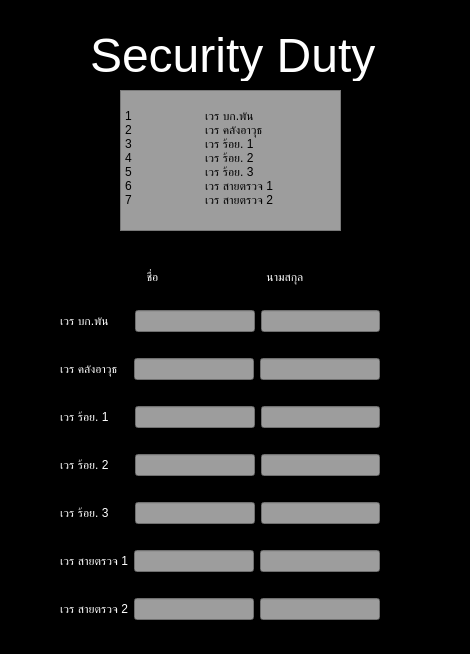
<?xml version="1.0" encoding="UTF-8"?>
<ui version="4.0">
 <class>MainWindow</class>
 <widget class="QMainWindow" name="MainWindow">
  <property name="geometry">
   <rect>
    <x>0</x>
    <y>0</y>
    <width>470</width>
    <height>654</height>
   </rect>
  </property>
  <property name="windowTitle">
   <string>MainWindow</string>
  </property>
  <property name="styleSheet">
   <string notr="true">background-color: rgb(0, 0, 0);</string>
  </property>
  <widget class="QWidget" name="centralwidget">
   <widget class="QLabel" name="title">
    <property name="geometry">
     <rect>
      <x>90</x>
      <y>30</y>
      <width>291</width>
      <height>51</height>
     </rect>
    </property>
    <property name="font">
     <font>
      <family>MS Shell Dlg 2</family>
      <pointsize>36</pointsize>
      <weight>50</weight>
      <italic>false</italic>
      <bold>false</bold>
     </font>
    </property>
    <property name="styleSheet">
     <string notr="true">color: rgb(255, 255, 255);
font: 36pt &quot;MS Shell Dlg 2&quot;;</string>
    </property>
    <property name="text">
     <string>Security Duty</string>
    </property>
   </widget>
   <widget class="QPlainTextEdit" name="plainTextEdit">
    <property name="geometry">
     <rect>
      <x>120</x>
      <y>90</y>
      <width>221</width>
      <height>141</height>
     </rect>
    </property>
    <property name="styleSheet">
     <string notr="true">background-color: rgb(157, 157, 157);</string>
    </property>
    <property name="plainText">
     <string>
1	เวร บก.พัน
2	เวร คลังอาวุธ
3	เวร ร้อย. 1
4	เวร ร้อย. 2
5	เวร ร้อย. 3
6	เวร สายตรวจ 1
7	เวร สายตรวจ 2
</string>
    </property>
   </widget>
   <widget class="QWidget" name="">
    <property name="geometry">
     <rect>
      <x>60</x>
      <y>250</y>
      <width>320</width>
      <height>370</height>
     </rect>
    </property>
    <layout class="QGridLayout" name="gridLayout_9">
     <item row="0" column="0">
      <widget class="QLabel" name="label_8">
       <property name="styleSheet">
        <string notr="true">color: rgb(255, 255, 255);</string>
       </property>
       <property name="text">
        <string>                          ชื่อ</string>
       </property>
      </widget>
     </item>
     <item row="0" column="1">
      <widget class="QLabel" name="label_9">
       <property name="styleSheet">
        <string notr="true">color: rgb(255, 255, 255);</string>
       </property>
       <property name="text">
        <string>             นามสกุล</string>
       </property>
      </widget>
     </item>
     <item row="1" column="0" colspan="2">
      <layout class="QGridLayout" name="gridLayout_8">
       <item row="0" column="0">
        <layout class="QGridLayout" name="gridLayout">
         <item row="1" column="0" colspan="3">
          <spacer name="horizontalSpacer">
           <property name="orientation">
            <enum>Qt::Horizontal</enum>
           </property>
           <property name="sizeHint" stdset="0">
            <size>
             <width>308</width>
             <height>20</height>
            </size>
           </property>
          </spacer>
         </item>
         <item row="0" column="0">
          <widget class="QLabel" name="label">
           <property name="styleSheet">
            <string notr="true">color: rgb(255, 255, 255);</string>
           </property>
           <property name="text">
            <string>เวร บก.พัน      </string>
           </property>
          </widget>
         </item>
         <item row="0" column="1">
          <widget class="QLineEdit" name="name1">
           <property name="styleSheet">
            <string notr="true">background-color: rgb(157, 157, 157);</string>
           </property>
           <property name="text">
            <string/>
           </property>
          </widget>
         </item>
         <item row="0" column="2">
          <widget class="QLineEdit" name="lineEdit">
           <property name="styleSheet">
            <string notr="true">background-color: rgb(157, 157, 157);</string>
           </property>
           <property name="text">
            <string/>
           </property>
          </widget>
         </item>
        </layout>
       </item>
       <item row="1" column="0">
        <layout class="QGridLayout" name="gridLayout_2">
         <item row="0" column="1">
          <widget class="QLineEdit" name="name2">
           <property name="styleSheet">
            <string notr="true">background-color: rgb(157, 157, 157);</string>
           </property>
           <property name="text">
            <string/>
           </property>
          </widget>
         </item>
         <item row="0" column="2">
          <widget class="QLineEdit" name="lineEdit_2">
           <property name="styleSheet">
            <string notr="true">background-color: rgb(157, 157, 157);</string>
           </property>
           <property name="text">
            <string/>
           </property>
          </widget>
         </item>
         <item row="0" column="0">
          <widget class="QLabel" name="label_2">
           <property name="styleSheet">
            <string notr="true">color: rgb(255, 255, 255);</string>
           </property>
           <property name="text">
            <string>เวร คลังอาวุธ   </string>
           </property>
          </widget>
         </item>
         <item row="1" column="0" colspan="3">
          <spacer name="horizontalSpacer_2">
           <property name="orientation">
            <enum>Qt::Horizontal</enum>
           </property>
           <property name="sizeHint" stdset="0">
            <size>
             <width>308</width>
             <height>20</height>
            </size>
           </property>
          </spacer>
         </item>
        </layout>
       </item>
       <item row="2" column="0">
        <layout class="QGridLayout" name="gridLayout_3">
         <item row="0" column="0">
          <widget class="QLabel" name="label_3">
           <property name="styleSheet">
            <string notr="true">color: rgb(255, 255, 255);</string>
           </property>
           <property name="text">
            <string>เวร ร้อย. 1      </string>
           </property>
          </widget>
         </item>
         <item row="0" column="1">
          <widget class="QLineEdit" name="name3">
           <property name="styleSheet">
            <string notr="true">background-color: rgb(157, 157, 157);</string>
           </property>
           <property name="text">
            <string/>
           </property>
          </widget>
         </item>
         <item row="1" column="0" colspan="3">
          <spacer name="horizontalSpacer_3">
           <property name="orientation">
            <enum>Qt::Horizontal</enum>
           </property>
           <property name="sizeHint" stdset="0">
            <size>
             <width>308</width>
             <height>20</height>
            </size>
           </property>
          </spacer>
         </item>
         <item row="0" column="2">
          <widget class="QLineEdit" name="lineEdit_3">
           <property name="styleSheet">
            <string notr="true">background-color: rgb(157, 157, 157);</string>
           </property>
           <property name="text">
            <string/>
           </property>
          </widget>
         </item>
        </layout>
       </item>
       <item row="3" column="0">
        <layout class="QGridLayout" name="gridLayout_4">
         <item row="0" column="0">
          <widget class="QLabel" name="label_4">
           <property name="styleSheet">
            <string notr="true">color: rgb(255, 255, 255);</string>
           </property>
           <property name="text">
            <string>เวร ร้อย. 2      </string>
           </property>
          </widget>
         </item>
         <item row="0" column="1">
          <widget class="QLineEdit" name="name4">
           <property name="styleSheet">
            <string notr="true">background-color: rgb(157, 157, 157);</string>
           </property>
           <property name="text">
            <string/>
           </property>
          </widget>
         </item>
         <item row="0" column="2">
          <widget class="QLineEdit" name="lineEdit_4">
           <property name="styleSheet">
            <string notr="true">background-color: rgb(157, 157, 157);</string>
           </property>
           <property name="text">
            <string/>
           </property>
          </widget>
         </item>
         <item row="1" column="0" colspan="3">
          <spacer name="horizontalSpacer_4">
           <property name="orientation">
            <enum>Qt::Horizontal</enum>
           </property>
           <property name="sizeHint" stdset="0">
            <size>
             <width>308</width>
             <height>20</height>
            </size>
           </property>
          </spacer>
         </item>
        </layout>
       </item>
       <item row="4" column="0">
        <layout class="QGridLayout" name="gridLayout_5">
         <item row="0" column="0">
          <widget class="QLabel" name="label_5">
           <property name="styleSheet">
            <string notr="true">color: rgb(255, 255, 255);</string>
           </property>
           <property name="text">
            <string>เวร ร้อย. 3      </string>
           </property>
          </widget>
         </item>
         <item row="0" column="1">
          <widget class="QLineEdit" name="name5">
           <property name="styleSheet">
            <string notr="true">background-color: rgb(157, 157, 157);</string>
           </property>
           <property name="text">
            <string/>
           </property>
          </widget>
         </item>
         <item row="0" column="2">
          <widget class="QLineEdit" name="lineEdit_5">
           <property name="styleSheet">
            <string notr="true">background-color: rgb(157, 157, 157);</string>
           </property>
           <property name="text">
            <string/>
           </property>
          </widget>
         </item>
         <item row="1" column="0" colspan="3">
          <spacer name="horizontalSpacer_5">
           <property name="orientation">
            <enum>Qt::Horizontal</enum>
           </property>
           <property name="sizeHint" stdset="0">
            <size>
             <width>308</width>
             <height>20</height>
            </size>
           </property>
          </spacer>
         </item>
        </layout>
       </item>
       <item row="5" column="0">
        <layout class="QGridLayout" name="gridLayout_6">
         <item row="0" column="0">
          <widget class="QLabel" name="label_6">
           <property name="styleSheet">
            <string notr="true">color: rgb(255, 255, 255);</string>
           </property>
           <property name="text">
            <string>เวร สายตรวจ 1</string>
           </property>
          </widget>
         </item>
         <item row="0" column="1">
          <widget class="QLineEdit" name="name6">
           <property name="styleSheet">
            <string notr="true">background-color: rgb(157, 157, 157);</string>
           </property>
           <property name="text">
            <string/>
           </property>
          </widget>
         </item>
         <item row="0" column="2">
          <widget class="QLineEdit" name="lineEdit_6">
           <property name="styleSheet">
            <string notr="true">background-color: rgb(157, 157, 157);</string>
           </property>
           <property name="text">
            <string/>
           </property>
          </widget>
         </item>
         <item row="1" column="0" colspan="3">
          <spacer name="horizontalSpacer_6">
           <property name="orientation">
            <enum>Qt::Horizontal</enum>
           </property>
           <property name="sizeHint" stdset="0">
            <size>
             <width>308</width>
             <height>20</height>
            </size>
           </property>
          </spacer>
         </item>
        </layout>
       </item>
       <item row="6" column="0">
        <layout class="QGridLayout" name="gridLayout_7">
         <item row="0" column="0">
          <widget class="QLabel" name="label_7">
           <property name="styleSheet">
            <string notr="true">color: rgb(255, 255, 255);</string>
           </property>
           <property name="text">
            <string>เวร สายตรวจ 2</string>
           </property>
          </widget>
         </item>
         <item row="0" column="1">
          <widget class="QLineEdit" name="name7">
           <property name="styleSheet">
            <string notr="true">background-color: rgb(157, 157, 157);</string>
           </property>
           <property name="text">
            <string/>
           </property>
          </widget>
         </item>
         <item row="0" column="2">
          <widget class="QLineEdit" name="lineEdit_7">
           <property name="styleSheet">
            <string notr="true">background-color: rgb(157, 157, 157);</string>
           </property>
           <property name="text">
            <string/>
           </property>
          </widget>
         </item>
        </layout>
       </item>
      </layout>
     </item>
    </layout>
   </widget>
  </widget>
  <widget class="QMenuBar" name="menubar">
   <property name="geometry">
    <rect>
     <x>0</x>
     <y>0</y>
     <width>470</width>
     <height>22</height>
    </rect>
   </property>
  </widget>
  <widget class="QStatusBar" name="statusbar"/>
 </widget>
 <resources/>
 <connections/>
</ui>
